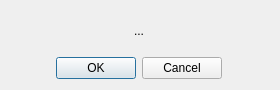
<?xml version="1.0" encoding="UTF-8"?>
<ui version="4.0">
 <class>DialogImportChecker</class>
 <widget class="QDialog" name="DialogImportChecker">
  <property name="geometry">
   <rect>
    <x>0</x>
    <y>0</y>
    <width>280</width>
    <height>90</height>
   </rect>
  </property>
  <property name="windowTitle">
   <string>Dialog</string>
  </property>
  <layout class="QVBoxLayout" name="verticalLayout">
   <property name="spacing">
    <number>6</number>
   </property>
   <property name="sizeConstraint">
    <enum>QLayout::SetDefaultConstraint</enum>
   </property>
   <property name="leftMargin">
    <number>9</number>
   </property>
   <item>
    <widget class="QLabel" name="label_sts">
     <property name="text">
      <string>...</string>
     </property>
     <property name="alignment">
      <set>Qt::AlignCenter</set>
     </property>
    </widget>
   </item>
   <item>
    <widget class="QDialogButtonBox" name="buttonBox">
     <property name="orientation">
      <enum>Qt::Horizontal</enum>
     </property>
     <property name="standardButtons">
      <set>QDialogButtonBox::Cancel|QDialogButtonBox::Ok</set>
     </property>
     <property name="centerButtons">
      <bool>true</bool>
     </property>
    </widget>
   </item>
  </layout>
 </widget>
 <resources/>
 <connections>
  <connection>
   <sender>buttonBox</sender>
   <signal>accepted()</signal>
   <receiver>DialogImportChecker</receiver>
   <slot>accept()</slot>
   <hints>
    <hint type="sourcelabel">
     <x>200</x>
     <y>119</y>
    </hint>
    <hint type="destinationlabel">
     <x>200</x>
     <y>70</y>
    </hint>
   </hints>
  </connection>
  <connection>
   <sender>buttonBox</sender>
   <signal>rejected()</signal>
   <receiver>DialogImportChecker</receiver>
   <slot>reject()</slot>
   <hints>
    <hint type="sourcelabel">
     <x>200</x>
     <y>119</y>
    </hint>
    <hint type="destinationlabel">
     <x>200</x>
     <y>70</y>
    </hint>
   </hints>
  </connection>
 </connections>
</ui>
